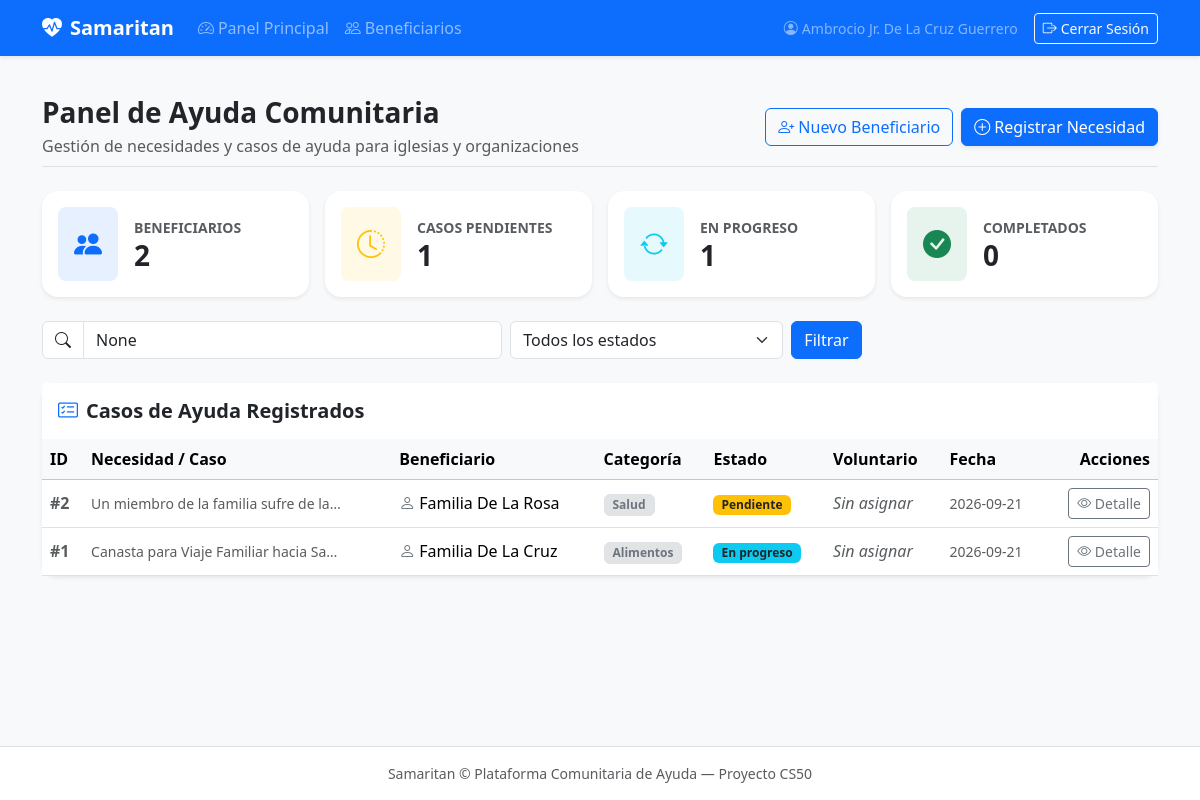
Page / (signed in) on the earlier database version.
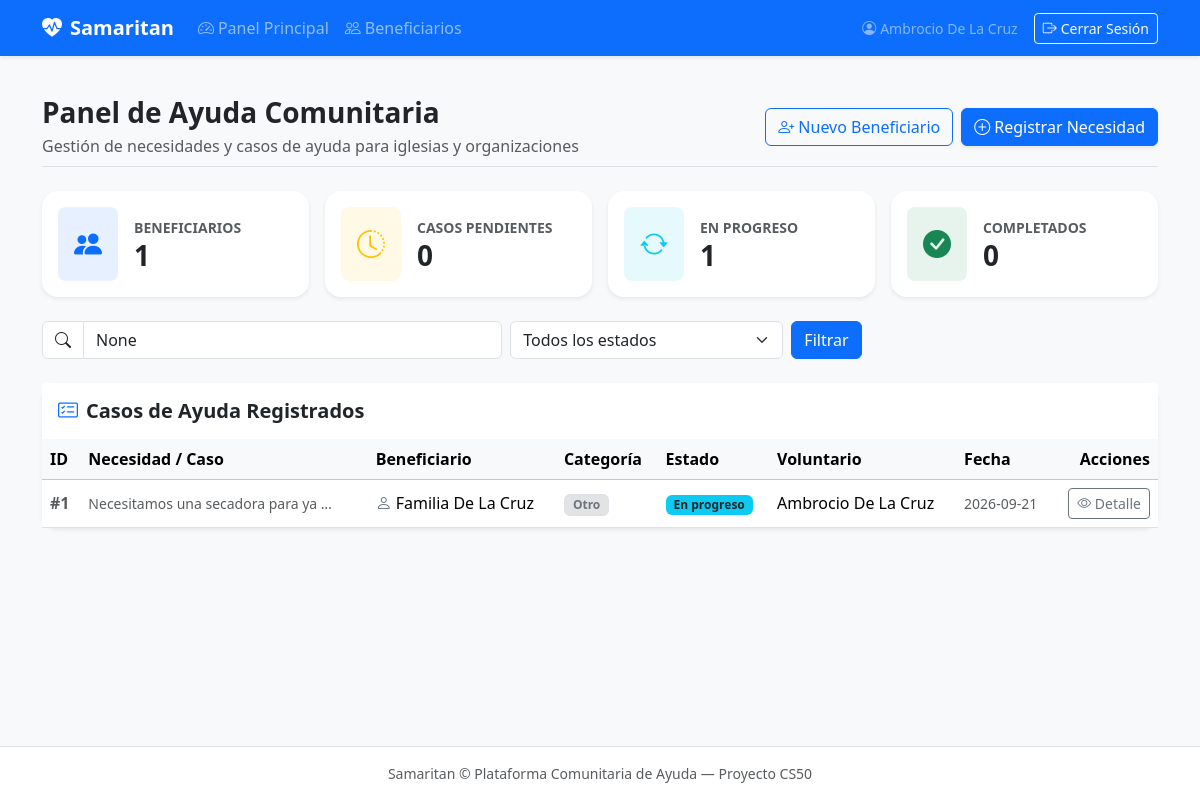
Same page on the later database version.
### tables this page shows
CREATE TABLE cases (
    id INTEGER PRIMARY KEY AUTOINCREMENT,
    beneficiary_id INTEGER NOT NULL,
    case_type TEXT NOT NULL,
    category TEXT NOT NULL,
    status TEXT NOT NULL DEFAULT 'pending',
    volunteer_id INTEGER,
    description TEXT,
    created_at TIMESTAMP DEFAULT CURRENT_TIMESTAMP,
    FOREIGN KEY (beneficiary_id) REFERENCES beneficiaries(id) ON DELETE CASCADE,
    FOREIGN KEY (volunteer_id) REFERENCES users (id) ON DELETE SET NULL
);

CREATE TABLE beneficiaries (
    id INTEGER PRIMARY KEY AUTOINCREMENT,
    name TEXT NOT NULL,
    phone TEXT,
    location TEXT,
    household_size INTEGER DEFAULT 1,
    notes TEXT,
    created_at TIMESTAMP DEFAULT CURRENT_TIMESTAMP
);

CREATE TABLE users (
    id INTEGER PRIMARY KEY AUTOINCREMENT,
    name TEXT NOT NULL,
    email TEXT NOT NULL UNIQUE,
    hash TEXT NOT NULL,
    role TEXT NOT NULL DEFAULT 'volunteer',
    created_at TIMESTAMP DEFAULT CURRENT_TIMESTAMP
);

### app.py (the view)
@app.route("/")
@login_required
def index():
  with get_db() as conn:
    total_beneficiaries = conn.execute("SELECT COUNT(*) FROM beneficiaries;").fetchone()[0]
    pending_cases = conn.execute("SELECT COUNT(*) FROM cases WHERE status = 'pending';").fetchone()[0]
    in_progress_cases = conn.execute("SELECT COUNT(*) FROM cases WHERE status = 'in_progress';").fetchone()[0]
    completed_cases = conn.execute("SELECT COUNT(*) FROM cases WHERE status = 'complete';").fetchone()[0]
    status_filter = request.args.get("status")
    search_query = request.args.get("q")
    base_query ="""
      SELECT
        c.id, c.case_type, c.category, c.description, c.status, c.created_at,
        b.name AS beneficiary_name,
        u.name AS volunteer_name
      FROM cases c
      JOIN beneficiaries b ON c.beneficiary_id = b.id
      LEFT JOIN users u ON c.volunteer_id = u.id
    """
    where_clauses = []
    params = []
    if status_filter:
      where_clauses.append("c.status = ?")
      params.append(status_filter)
    if search_query:
      where_clauses.append("(c.description LIKE ? OR b.name LIKE ?)")
      params.extend([f"%{search_query}%", f"%{search_query}%"])
    if where_clauses:
      base_query += " WHERE " + " AND ".join(where_clauses)
    base_query += " ORDER BY c.created_at DESC;"
    with get_db() as conn:
      cases = conn.execute(base_query, params).fetchall()
  return render_template(
    "index.html",
    total_beneficiaries=total_beneficiaries,
    pending_cases=pending_cases,
    in_progress_cases=in_progress_cases,
    completed_cases=completed_cases,
    cases=cases,
    selected_status=status_filter,
    search_query=search_query
  )

### app.py (called while the page is built)
@app.after_request
def after_request(response):
    response.headers["Cache-Control"] = "no-cache, no-store, must-revalidate"
    response.headers["Expires"] = 0
    response.headers["Pragma"] = "no-cache"
    return response

### db.py (called while the page is built)
def get_db():
  if "db" not in g:
    g.db = sqlite3.connect(
      current_app.config["DATABASE"],
      detect_types=sqlite3.PARSE_DECLTYPES
    )
    g.db.row_factory = sqlite3.Row
  return g.db

def login_required(f):
  @wraps(f)
  def wrapper(*args, **kwargs):
    if session.get("user_id") is None:
      return redirect("/login")
    return f(*args, **kwargs)
  return wrapper

### templates/index.html (shortened to what the changed rows need)
{% extends "layout.html" %}
{% block main %}
<div class="d-flex flex-column flex-md-row justify-content-between align-items-md-center mb-4 pb-2 border-bottom">
    <div>
        <h1 class="h3 fw-bold mb-1">Panel de Ayuda Comunitaria</h1>
    </div>
</div>
<div class="row g-3 mb-4">
    <div class="col-12 col-sm-6 col-lg-3">
        <div class="card border-0 shadow-sm rounded-4 h-100 bg-white">
            <div class="card-body p-3 d-flex align-items-center">
                <div>
                    <span class="text-muted small fw-semibold text-uppercase">Beneficiarios</span>
                    <h3 class="fw-bold mb-0">{{ total_beneficiaries }}</h3>
                </div>
            </div>
        </div>
    </div>
    <div class="col-12 col-sm-6 col-lg-3">
        <div class="card border-0 shadow-sm rounded-4 h-100 bg-white">
            <div class="card-body p-3 d-flex align-items-center">
                <div>
                    <span class="text-muted small fw-semibold text-uppercase">Casos Pendientes</span>
                    <h3 class="fw-bold mb-0">{{ pending_cases }}</h3>
                </div>
            </div>
        </div>
    </div>
</div>
<div class="card border-0 shadow-sm rounded-4">
    <div class="table-responsive">
        <table class="table table-hover align-middle mb-0">
            <thead class="table-light">
                <tr>
                    <th scope="col">ID</th>
                    <th scope="col">Necesidad / Caso</th>
                    <th scope="col">Beneficiario</th>
                    <th scope="col">Categoría</th>
                    <th scope="col">Estado</th>
                    <th scope="col">Voluntario</th>
                    <th scope="col">Fecha</th>
                    <th scope="col" class="text-end">Acciones</th>
                </tr>
            </thead>
            <tbody>
                {% if cases %}
                    {% for case in cases %}
                        <tr>
                            <td class="text-muted fw-semibold">#{{ case.id }}</td>
                            <td>
                                {% if case.description %}
                                    <p class="small text-muted mb-0 text-truncate" style="max-width: 250px;">{{ case.description }}</p>
                                {% endif %}
                            </td>
                            <td>
                                <i class="bi bi-person me-1 text-secondary"></i>{{ case.beneficiary_name }}
                            </td>
                            <td>
                                <span class="badge bg-secondary-subtle text-secondary border px-2 py-1">
                                    {{ case.category }}
                                </span>
                            </td>
                            <td>
                                {% if case.status == 'pending' %}
                                    <span class="badge bg-warning text-dark px-2 py-1">Pendiente</span>
                                {% elif case.status == 'in_progress' %}
                                    <span class="badge bg-info text-dark px-2 py-1">En progreso</span>
                                {% else %}
                                    <span class="badge bg-success px-2 py-1">Completado</span>
                                {% endif %}
                            </td>
                            <td>
                                {{ case.volunteer_name if case.volunteer_name else '<span class="text-muted fst-italic">Sin asignar</span>' | safe }}
                            </td>
                            <td class="small text-muted">{{ case.created_at.strftime('%Y-%m-%d') }}</td>
                            <td class="text-end">
                                <a href="/cases/{{ case.id }}" class="btn btn-outline-secondary btn-sm">
                                    <i class="bi bi-eye"></i> Detalle
                                </a>
                            </td>
                        </tr>
                    {% endfor %}
                {% endif %}
            </tbody>
        </table>
    </div>
</div>
{% endblock %}

### templates/layout.html (shortened to what this page needs)
<!DOCTYPE html>
<html lang="en">
<head>
  <link href="https://cdn.jsdelivr.net/npm/bootstrap@5.3.3/dist/css/bootstrap.min.css" rel="stylesheet">
  <link href="https://cdn.jsdelivr.net/npm/bootstrap-icons@1.11.3/font/bootstrap-icons.min.css" rel="stylesheet">
</head>
<body class="bg-light d-flex flex-column min-vh-100">
    <nav class="navbar navbar-expand-lg navbar-dark bg-primary shadow-sm">
        <div class="container">
            <a class="navbar-brand fw-bold" href="/">
                <i class="bi bi-heart-pulse-fill me-2"></i>Samaritan
            </a>
            <div class="collapse navbar-collapse" id="navbarMain">
                {% if session["user_id"] %}
                    <ul class="navbar-nav me-auto mb-2 mb-lg-0">
                        <li class="nav-item">
                            <a class="nav-link" href="/"><i class="bi bi-speedometer2 me-1"></i>Panel Principal</a>
                        </li>
                        <li class="nav-item">
                            <a class="nav-link" href="/beneficiaries"><i class="bi bi-people me-1"></i>Beneficiarios</a>
                        </li>
                    </ul>
                    <ul class="navbar-nav ms-auto mb-2 mb-lg-0 align-items-center">
                        <li class="nav-item me-3 text-white-50 small">
                            <i class="bi bi-person-circle me-1"></i>{{ session.get("user_name", "Voluntario") }}
                        </li>
                        <li class="nav-item">
                            <form action="/logout" method="post">
                                <button type="submit" class="btn btn-outline-light btn-sm"><i class="bi bi-box-arrow-right me-1"></i>Cerrar Sesión</button>
                            </form>
                        </li>
                    </ul>
                {% endif %}
            </div>
        </div>
    </nav>
    <main class="container py-4 flex-grow-1">
        {% block main %}{% endblock %}
    </main>
    <footer class="bg-white border-top py-3 mt-auto text-center text-muted small">
        <div class="container">
            Samaritan &copy; Plataforma Comunitaria de Ayuda — Proyecto CS50
        </div>
    </footer>
</body>
</html>

Differences in the rows shown:
removed cases: id "2", description "Un miembro de la familia sufre de la…", beneficiary_name "Familia De La Rosa", category "Salud", status "Pendiente", volunteer_name "Sin asignar", created_at "2026-09-21"
now on this page (row edited): users: get "Ambrocio De La Cruz"
changed cases "Familia De La Cruz": description "Canasta para Viaje Familiar hacia Sa…" → "Necesitamos una secadora para ya…"; category "Alimentos" → "Otro"; name "Sin asignar" → "Ambrocio De La Cruz"
Other differences:
{{ total_beneficiaries }}: "2" → "1"
{{ pending_cases }}: "1" → "0"
{{ session.get("user_name", "Voluntario") }}: "Ambrocio Jr. De La Cruz Guerrero" → (not shown)
